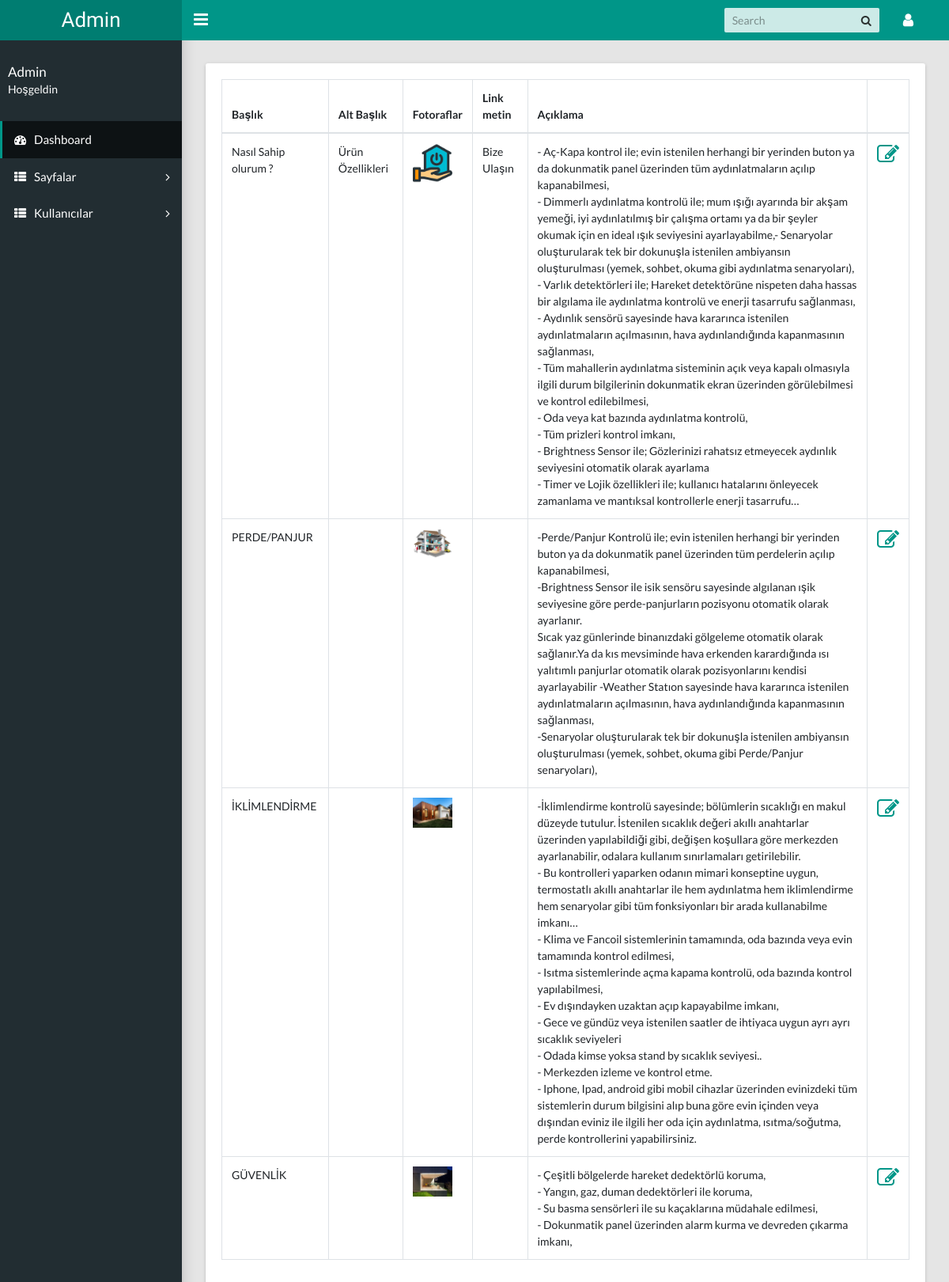
/adminnasıl.php, run on the app's committed database.
### adminnasıl.php (the view, shortened to what this page needs)
<?php
include ("php/vt.php");
?>
<!DOCTYPE html>
<html lang="en">
<head>
  <link rel="stylesheet" type="text/css" href="css/mainad.css">
  <link rel="stylesheet" type="text/css"
    href="https://maxcdn.bootstrapcdn.com/font-awesome/4.7.0/css/font-awesome.min.css">
</head>
<body class="app sidebar-mini rtl">
  <header class="app-header"><a class="app-header__logo" href="adminana.php">Admin</a>
    <a class="app-sidebar__toggle" href="#" data-toggle="sidebar"
      aria-label="Hide Sidebar"></a>
    <ul class="app-nav">
      <li class="app-search">
        <input class="app-search__input" type="search" placeholder="Search">
        <button class="app-search__button"><i class="fa fa-search"></i></button>
      </li>
      <li class="dropdown"><a class="app-nav__item" href="#" data-toggle="dropdown" aria-label="Open Profile Menu"><i
            class="fa fa-user fa-lg"></i></a>
      </li>
    </ul>
  </header>
  <aside class="app-sidebar">
    <div class="app-sidebar__user">
      <div>
        <p class="app-sidebar__user-name">Admin</p>
        <p class="app-sidebar__user-designation">Hoşgeldin</p>
      </div>
    </div>
    <ul class="app-menu">
      <li><a class="app-menu__item active" href="adminana.php"><i class="app-menu__icon fa fa-dashboard"></i><span
            class="app-menu__label">Dashboard</span></a></li>
      <li class="treeview"><a class="app-menu__item" href="adminanasay.php" data-toggle="treeview"><i
            class="app-menu__icon fa fa-th-list"></i><span class="app-menu__label">Sayfalar</span><i
            class="treeview-indicator fa fa-angle-right"></i></a>
      </li>
      <li class="treeview"><a class="app-menu__item" href="#" data-toggle="treeview"><i
            class="app-menu__icon fa fa-th-list"></i><span class="app-menu__label">Kullanıcılar</span><i
            class="treeview-indicator fa fa-angle-right"></i></a>
  </aside>
  <main class="app-content">
    <div class="row">
      <div class="col-md-12">
        <div class="tile">
          <div class="tile-body">
            <table class="table table-hover table-bordered" id="">
              <thead>
                <tr>
                  <th>Başlık</th>
                  <th>Alt Başlık</th>
                  <th>Fotoraflar</th>
                  <th>Link metin</th>
                  <th>Açıklama</th>
                  <th></th>
                </tr>
              </thead>
              <tbody>
                <?php
                $sorgu = $baglanti->prepare("SELECT * FROM nasılsahipolurum");
                $sorgu->execute();
                while ($sonuc = $sorgu->fetch(PDO::FETCH_ASSOC)) {
                ?>
                <tr>
                  <td><?php echo $sonuc['baslık']; ?></td>
                  <td><?php echo $sonuc['altbaslık']; ?></td>
                  <td><img src="images/<?php echo $sonuc['foto']; ?>" alt="" style="max-width: 50px;"></td>
                  <td><?php echo $sonuc['linkmetin']; ?></td>
                  <td><?php echo $sonuc['açıklama']; ?></td>
                  <td class="text-center"><a href="nasılgüncelle.php?id=<?php echo $sonuc['ıd']; ?>">
                      <span class="fa fa-edit fa-2x"></span>
                    </a></td>
                </tr>
                <?php
                }
                ?>
              </tbody>
            </table>
          </div>
        </div>
      </div>
    </div>
  </main>
</body>
</html>

### data on the page
nasılsahipolurum: baslık "Nasıl Sahip olurum ?", altbaslık "Ürün Özellikleri", foto (picture), linkmetin "Bize Ulaşın", açıklama "- Aç-Kapa kontrol ile; evin istenilen herhangi bir yerinden buton ya da dokunmatik panel üzerinden tüm aydınlatmaların açılıp kapanabilmesi, - Dimmerlı aydınlatma kontrolü ile; mum ışığı ayarında bir akşam yemeği, iyi aydınlatılmış bir çalışma ortamı ya da bir şeyler okumak için en ideal ışık seviyesini ayarlayabilme,- Senaryolar oluşturularak tek bir dokunuşla istenilen ambiyansın oluşturulması (yemek, sohbet, okuma gibi aydınlatma senaryoları), - Varlık detektörleri ile; Hareket detektörüne nispeten daha hassas bir algılama ile aydınlatma kontrolü ve enerji tasarrufu sağlanması, - Aydınlık sensörü sayesinde hava kararınca istenilen aydınlatmaların açılmasının, hava aydınlandığında…"
nasılsahipolurum: baslık "PERDE/PANJUR", foto (picture), açıklama "-Perde/Panjur Kontrolü ile; evin istenilen herhangi bir yerinden buton ya da dokunmatik panel üzerinden tüm perdelerin açılıp kapanabilmesi, -Brightness Sensor ile isik sensöru sayesinde algılanan ışik seviyesine göre perde-panjurların pozisyonu otomatik olarak ayarlanır. Sıcak yaz günlerinde binanızdaki gölgeleme otomatik olarak sağlanır.Ya da kıs mevsiminde hava erkenden karardığında ısı yalıtımlı panjurlar otomatik olarak pozisyonlarını kendisi ayarlayabilir -Weather Statıon sayesinde hava kararınca istenilen aydınlatmaların açılmasının, hava aydınlandığında kapanmasının sağlanması, -Senaryolar oluşturularak tek bir dokunuşla istenilen ambiyansın oluşturulması (yemek, sohbet, okuma gibi…"
nasılsahipolurum: baslık "İKLİMLENDİRME", foto (picture), açıklama "-İklimlendirme kontrolü sayesinde; bölümlerin sıcaklığı en makul düzeyde tutulur. İstenilen sıcaklık değeri akıllı anahtarlar üzerinden yapılabildiği gibi, değişen koşullara göre merkezden ayarlanabilir, odalara kullanım sınırlamaları getirilebilir. - Bu kontrolleri yaparken odanın mimari konseptine uygun, termostatlı akıllı anahtarlar ile hem aydınlatma hem iklimlendirme hem senaryolar gibi tüm fonksiyonları bir arada kullanabilme imkanı… - Klima ve Fancoil sistemlerinin tamamında, oda bazında veya evin tamamında kontrol edilmesi, - Isıtma sistemlerinde açma kapama kontrolü, oda bazında kontrol yapılabilmesi, - Ev dışındayken uzaktan açıp kapayabilme imkanı, - Gece ve gündüz veya istenilen…"
nasılsahipolurum: baslık "GÜVENLİK", foto (picture), açıklama "- Çeşitli bölgelerde hareket dedektörlü koruma, - Yangın, gaz, duman dedektörleri ile koruma, - Su basma sensörleri ile su kaçaklarına müdahale edilmesi, - Dokunmatik panel üzerinden alarm kurma ve devreden çıkarma imkanı,"
